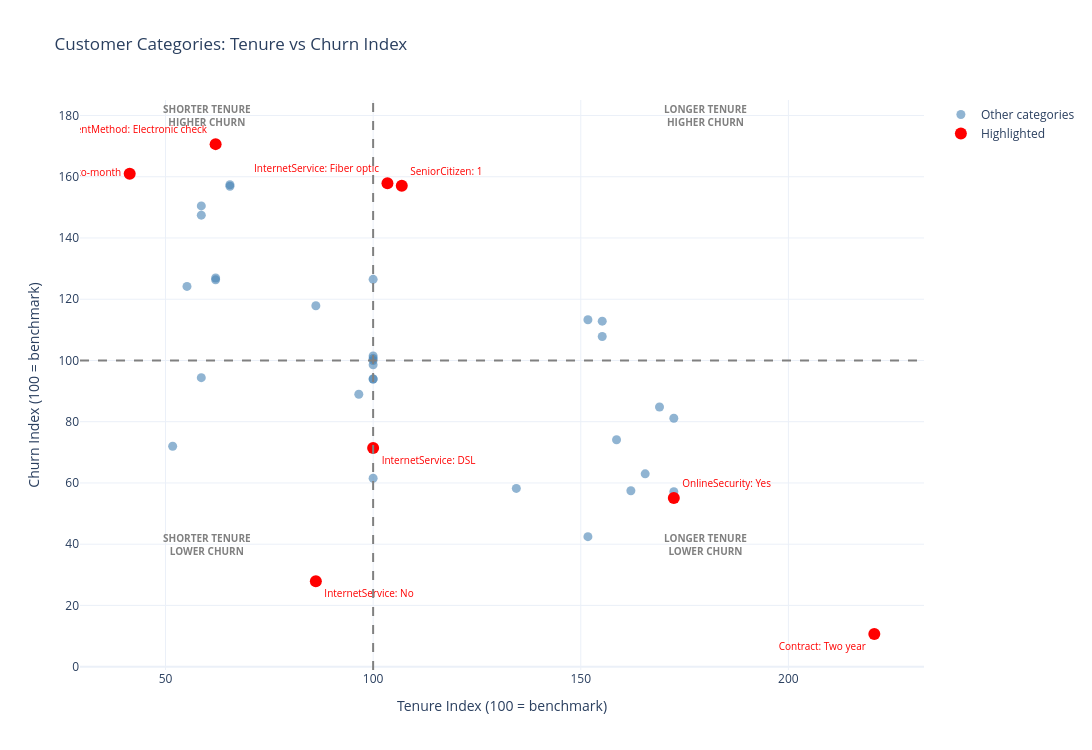

The cell this chart's notebook holds for it:
### Code cell
import plotly.graph_objects as go

# ---------------------------------------
# Categories to highlight
# ---------------------------------------

highlight = [
    ('InternetService', 'Fiber optic'),
    ('InternetService', 'DSL'),
    ('Contract', 'Month-to-month'),
    ('Contract', 'Two year'),
    ('PaymentMethod', 'Electronic check'),
    ('SeniorCitizen', '1'),
    ('InternetService', 'No'),
    ('OnlineSecurity', 'Yes')
]

# ---------------------------------------
# Create highlight flag
# ---------------------------------------

tenure_summary['Highlight'] = tenure_summary.apply(
    lambda row: (
        row['Feature'],
        str(row['Category'])
    ) in highlight,
    axis=1
)

# ---------------------------------------
# Split data
# ---------------------------------------

normal = tenure_summary[
    ~tenure_summary['Highlight']
].copy()

highlighted = tenure_summary[
    tenure_summary['Highlight']
].copy()

# ---------------------------------------
# Hover text
# ---------------------------------------

def make_hover(df):
    return [
        f"<b>{feature}: {category}</b>"
        f"<br>Median tenure: {median:.1f} months"
        f"<br>Churn: {churn:.1f}%"
        f"<br>Tenure Index: {tenure_index:.1f}"
        f"<br>Churn Index: {churn_index:.1f}"
        for feature, category, median, churn, tenure_index, churn_index
        in zip(
            df['Feature'],
            df['Category'],
            df['Median'],
            df['Churn %'],
            df['Tenure Index'],
            df['Churn Index']
        )
    ]

normal_hover = make_hover(normal)
highlight_hover = make_hover(highlighted)

# ---------------------------------------
# Create figure
# ---------------------------------------

fig = go.Figure()

# All normal points
fig.add_trace(
    go.Scatter(
        x=normal['Tenure Index'],
        y=normal['Churn Index'],
        mode='markers',
        marker=dict(
            size=9,
            color='steelblue',
            opacity=0.6
        ),
        text=normal_hover,
        hovertemplate='%{text}<extra></extra>',
        name='Other categories'
    )
)

# Highlighted points
fig.add_trace(
    go.Scatter(
        x=highlighted['Tenure Index'],
        y=highlighted['Churn Index'],
        mode='markers+text',
        marker=dict(
            size=12,
            color='red'
        ),

        text=[
            f"{feature}: {category}"
            for feature, category
            in zip(
                highlighted['Feature'],
                highlighted['Category']
            )
        ],




        textposition=[
            'top right',
            'bottom right',
            'top left',
            'bottom right',
            'top right',
            'middle left',
            'bottom left',
            'top left'
        ],
        textfont=dict(
            size=10,
            color='red'
        ),



        customdata=highlight_hover,

        hovertemplate='%{customdata}<extra></extra>',

        name='Highlighted'
    )
)

# ---------------------------------------
# Benchmark lines
# ---------------------------------------

fig.add_hline(
    y=100,
    line_dash='dash',
    line_color='gray'
)

fig.add_vline(
    x=100,
    line_dash='dash',
    line_color='gray'
)

# ---------------------------------------
# Quadrant labels
# ---------------------------------------

fig.add_annotation(
    x=60,
    y=180,
    text='<b>SHORTER TENURE<br>HIGHER CHURN</b>',
    showarrow=False,
    font=dict(size=10, color='gray'),
    align='center'
)

fig.add_annotation(
    x=180,
    y=180,
    text='<b>LONGER TENURE<br>HIGHER CHURN</b>',
    showarrow=False,
    font=dict(size=10, color='gray'),
    align='center'
)

fig.add_annotation(
    x=60,
    y=40,
    text='<b>SHORTER TENURE<br>LOWER CHURN</b>',
    showarrow=False,
    font=dict(size=10, color='gray'),
    align='center'
)

fig.add_annotation(
    x=180,
    y=40,
    text='<b>LONGER TENURE<br>LOWER CHURN</b>',
    showarrow=False,
    font=dict(size=10, color='gray'),
    align='center'
)
# ---------------------------------------
# Layout
# ---------------------------------------

fig.update_layout(
    title='Customer Categories: Tenure vs Churn Index',
    xaxis_title='Tenure Index (100 = benchmark)',
    yaxis_title='Churn Index (100 = benchmark)',
    template='plotly_white',
    width=1100,
    height=750
)

fig.show()

### Figure 1 — Plotly figure (JSON) as saved in the notebook; plotly's stock layout.template omitted (floating-point values rounded to 4 significant figures)
{"data": [{"hovertemplate": "%{text}<extra></extra>", "marker": {"color": "steelblue", "opacity": 0.6, "size": 9}, "mode": "markers", "name": "Other categories", "text": ["<b>ALL: ALL</b><br>Median tenure: 29.0 months<br>Churn: 26.5%<br>Tenure Index: 100.0<br>Churn Index: 100.0", "<b>gender: Female</b><br>Median tenure: 29.0 months<br>Churn: 26.9%<br>Tenure Index: 100.0<br>Churn Index: 101.4", "<b>gender: Male</b><br>Median tenure: 29.0 months<br>Churn: 26.2%<br>Tenure Index: 100.0<br>Churn Index: 98.6", "<b>SeniorCitizen: 0</b><br>Median tenure: 28.0 months<br>Churn: 23.6%<br>Tenure Index: 96.6<br>Churn Index: 89.0", "<b>Partner: No</b><br>Median tenure: 16.0 months<br>Churn: 33.0%<br>Tenure Index: 55.2<br>Churn Index: 124.2", "<b>Partner: Yes</b><br>Median tenure: 46.0 months<br>Churn: 19.7%<br>Tenure Index: 158.6<br>Churn Index: 74.1", "<b>Dependents: No</b><br>Median tenure: 25.0 months<br>Churn: 31.3%<br>Tenure Index: 86.2<br>Churn Index: 117.9", "<b>Dependents: Yes</b><br>Median tenure: 39.0 months<br>Churn: 15.5%<br>Tenure Index: 134.5<br>Churn Index: 58.2", "<b>PhoneService: No</b><br>Median tenure: 29.0 months<br>Churn: 24.9%<br>Tenure Index: 100.0<br>Churn Index: 93.9", "<b>PhoneService: Yes</b><br>Median tenure: 29.0 months<br>Churn: 26.7%<br>Tenure Index: 100.0<br>Churn Index: 100.7", "<b>MultipleLines: No</b><br>Median tenure: 17.0 months<br>Churn: 25.0%<br>Tenure Index: 58.6<br>Churn Index: 94.4", "<b>MultipleLines: No phone service</b><br>Median tenure: 29.0 months<br>Churn: 24.9%<br>Tenure Index: 100.0<br>Churn Index: 93.9", "<b>MultipleLines: Yes</b><br>Median tenure: 45.0 months<br>Churn: 28.6%<br>Tenure Index: 155.2<br>Churn Index: 107.8", "<b>OnlineSecurity: No</b><br>Median tenure: 19.0 months<br>Churn: 41.8%<br>Tenure Index: 65.5<br>Churn Index: 157.4", "<b>OnlineSecurity: No internet service</b><br>Median tenure: 25.0 months<br>Churn: 7.4%<br>Tenure Index: 86.2<br>Churn Index: 27.9", "<b>OnlineBackup: No</b><br>Median tenure: 17.0 months<br>Churn: 39.9%<br>Tenure Index: 58.6<br>Churn Index: 150.5", "<b>OnlineBackup: No internet service</b><br>Median tenure: 25.0 months<br>Churn: 7.4%<br>Tenure Index: 86.2<br>Churn Index: 27.9", "<b>OnlineBackup: Yes</b><br>Median tenure: 50.0 months<br>Churn: 21.5%<br>Tenure Index: 172.4<br>Churn Index: 81.1", "<b>DeviceProtection: No</b><br>Median tenure: 17.0 months<br>Churn: 39.1%<br>Tenure Index: 58.6<br>Churn Index: 147.4", "<b>DeviceProtection: No internet service</b><br>Median tenure: 25.0 months<br>Churn: 7.4%<br>Tenure Index: 86.2<br>Churn Index: 27.9", "<b>DeviceProtection: Yes</b><br>Median tenure: 49.0 months<br>Churn: 22.5%<br>Tenure Index: 169.0<br>Churn Index: 84.8", "<b>TechSupport: No</b><br>Median tenure: 19.0 months<br>Churn: 41.6%<br>Tenure Index: 65.5<br>Churn Index: 156.9", "<b>TechSupport: No internet service</b><br>Median tenure: 25.0 months<br>Churn: 7.4%<br>Tenure Index: 86.2<br>Churn Index: 27.9", "<b>TechSupport: Yes</b><br>Median tenure: 50.0 months<br>Churn: 15.2%<br>Tenure Index: 172.4<br>Churn Index: 57.2", "<b>StreamingTV: No</b><br>Median tenure: 18.0 months<br>Churn: 33.5%<br>Tenure Index: 62.1<br>Churn Index: 126.3", "<b>StreamingTV: No internet service</b><br>Median tenure: 25.0 months<br>Churn: 7.4%<br>Tenure Index: 86.2<br>Churn Index: 27.9", "<b>StreamingTV: Yes</b><br>Median tenure: 44.0 months<br>Churn: 30.1%<br>Tenure Index: 151.7<br>Churn Index: 113.3", "<b>StreamingMovies: No</b><br>Median tenure: 18.0 months<br>Churn: 33.7%<br>Tenure Index: 62.1<br>Churn Index: 126.9", "<b>StreamingMovies: No internet service</b><br>Median tenure: 25.0 months<br>Churn: 7.4%<br>Tenure Index: 86.2<br>Churn Index: 27.9", "<b>StreamingMovies: Yes</b><br>Median tenure: 45.0 months<br>Churn: 29.9%<br>Tenure Index: 155.2<br>Churn Index: 112.8", "<b>Contract: One year</b><br>Median tenure: 44.0 months<br>Churn: 11.3%<br>Tenure Index: 151.7<br>Churn Index: 42.5", "<b>PaperlessBilling: No</b><br>Median tenure: 29.0 months<br>Churn: 16.3%<br>Tenure Index: 100.0<br>Churn Index: 61.5", "<b>PaperlessBilling: Yes</b><br>Median tenure: 29.0 months<br>Churn: 33.6%<br>Tenure Index: 100.0<br>Churn Index: 126.5", "<b>PaymentMethod: Bank transfer (automatic)</b><br>Median tenure: 48.0 months<br>Churn: 16.7%<br>Tenure Index: 165.5<br>Churn Index: 63.0", "<b>PaymentMethod: Credit card (automatic)</b><br>Median tenure: 47.0 months<br>Churn: 15.2%<br>Tenure Index: 162.1<br>Churn Index: 57.4", "<b>PaymentMethod: Mailed check</b><br>Median tenure: 15.0 months<br>Churn: 19.1%<br>Tenure Index: 51.7<br>Churn Index: 72.0"], "type": "scatter", "x": [100, 100, 100, 96.55, 55.17, 158.6, 86.21, 134.5, 100, 100, 58.62, 100, 155.2, 65.52, 86.21, 58.62, 86.21, 172.4, 58.62, 86.21, 169.0, 65.52, 86.21, 172.4, 62.07, 86.21, 151.7, 62.07, 86.21, 155.2, 151.7, 100, 100, 165.5, 162.1, 51.72], "y": [100, 101.4, 98.58, 88.96, 124.2, 74.1, 117.9, 58.22, 93.93, 100.7, 94.37, 93.93, 107.8, 157.4, 27.9, 150.5, 27.9, 81.14, 147.4, 27.9, 84.8, 156.9, 27.9, 57.15, 126.3, 27.9, 113.3, 126.9, 27.9, 112.8, 42.47, 61.54, 126.5, 62.97, 57.44, 72.0]}, {"customdata": ["<b>SeniorCitizen: 1</b><br>Median tenure: 31.0 months<br>Churn: 41.7%<br>Tenure Index: 106.9<br>Churn Index: 157.1", "<b>InternetService: DSL</b><br>Median tenure: 29.0 months<br>Churn: 19.0%<br>Tenure Index: 100.0<br>Churn Index: 71.4", "<b>InternetService: Fiber optic</b><br>Median tenure: 30.0 months<br>Churn: 41.9%<br>Tenure Index: 103.4<br>Churn Index: 157.9", "<b>InternetService: No</b><br>Median tenure: 25.0 months<br>Churn: 7.4%<br>Tenure Index: 86.2<br>Churn Index: 27.9", "<b>OnlineSecurity: Yes</b><br>Median tenure: 50.0 months<br>Churn: 14.6%<br>Tenure Index: 172.4<br>Churn Index: 55.1", "<b>Contract: Month-to-month</b><br>Median tenure: 12.0 months<br>Churn: 42.7%<br>Tenure Index: 41.4<br>Churn Index: 160.9", "<b>Contract: Two year</b><br>Median tenure: 64.0 months<br>Churn: 2.8%<br>Tenure Index: 220.7<br>Churn Index: 10.7", "<b>PaymentMethod: Electronic check</b><br>Median tenure: 18.0 months<br>Churn: 45.3%<br>Tenure Index: 62.1<br>Churn Index: 170.7"], "hovertemplate": "%{customdata}<extra></extra>", "marker": {"color": "red", "size": 12}, "mode": "markers+text", "name": "Highlighted", "text": ["SeniorCitizen: 1", "InternetService: DSL", "InternetService: Fiber optic", "InternetService: No", "OnlineSecurity: Yes", "Contract: Month-to-month", "Contract: Two year", "PaymentMethod: Electronic check"], "textfont": {"color": "red", "size": 10}, "textposition": ["top right", "bottom right", "top left", "bottom right", "top right", "middle left", "bottom left", "top left"], "type": "scatter", "x": [106.9, 100, 103.4, 86.21, 172.4, 41.38, 220.7, 62.07], "y": [157.1, 71.44, 157.9, 27.9, 55.06, 160.9, 10.67, 170.7]}], "layout": {"annotations": [{"align": "center", "font": {"color": "gray", "size": 10}, "showarrow": false, "text": "<b>SHORTER TENURE<br>HIGHER CHURN</b>", "x": 60, "y": 180}, {"align": "center", "font": {"color": "gray", "size": 10}, "showarrow": false, "text": "<b>LONGER TENURE<br>HIGHER CHURN</b>", "x": 180, "y": 180}, {"align": "center", "font": {"color": "gray", "size": 10}, "showarrow": false, "text": "<b>SHORTER TENURE<br>LOWER CHURN</b>", "x": 60, "y": 40}, {"align": "center", "font": {"color": "gray", "size": 10}, "showarrow": false, "text": "<b>LONGER TENURE<br>LOWER CHURN</b>", "x": 180, "y": 40}], "height": 750, "shapes": [{"line": {"color": "gray", "dash": "dash"}, "type": "line", "x0": 0, "x1": 1, "xref": "x domain", "y0": 100, "y1": 100, "yref": "y"}, {"line": {"color": "gray", "dash": "dash"}, "type": "line", "x0": 100, "x1": 100, "xref": "x", "y0": 0, "y1": 1, "yref": "y domain"}], "title": {"text": "Customer Categories: Tenure vs Churn Index"}, "width": 1100, "xaxis": {"title": {"text": "Tenure Index (100 = benchmark)"}}, "yaxis": {"title": {"text": "Churn Index (100 = benchmark)"}}}}
